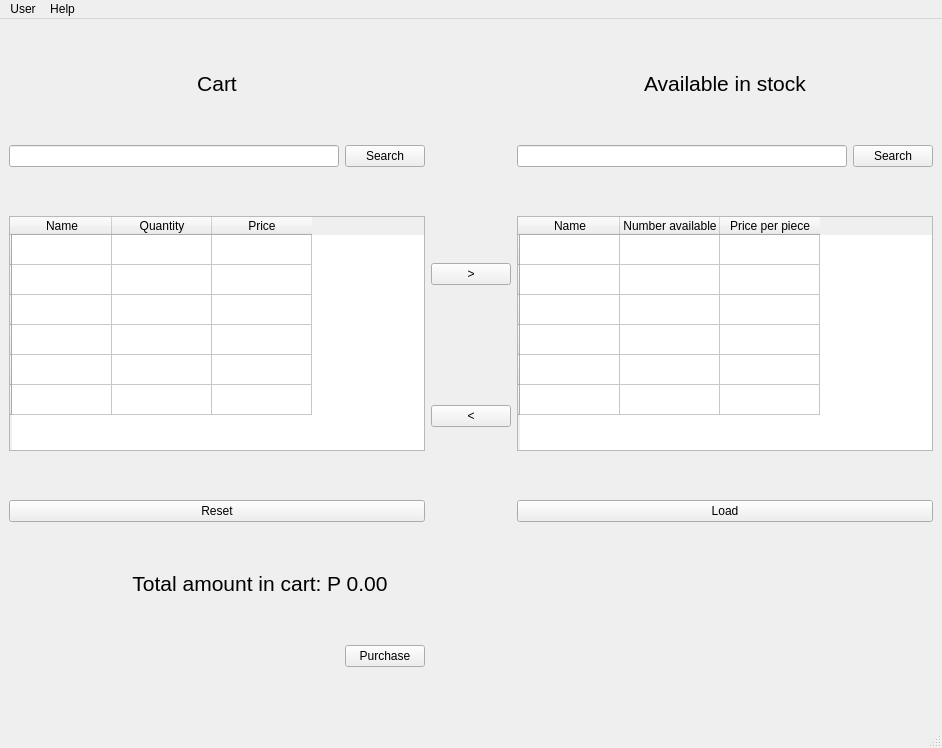
<?xml version="1.0" encoding="UTF-8"?>
<ui version="4.0">
 <class>MainWindow</class>
 <widget class="QMainWindow" name="MainWindow">
  <property name="geometry">
   <rect>
    <x>0</x>
    <y>0</y>
    <width>942</width>
    <height>748</height>
   </rect>
  </property>
  <property name="windowTitle">
   <string>MainWindow</string>
  </property>
  <widget class="QWidget" name="centralwidget">
   <layout class="QGridLayout" name="gridLayout">
    <item row="1" column="3">
     <widget class="QLineEdit" name="lineEdit_2"/>
    </item>
    <item row="1" column="4">
     <widget class="QPushButton" name="btn_Load_5">
      <property name="sizePolicy">
       <sizepolicy hsizetype="Minimum" vsizetype="Fixed">
        <horstretch>0</horstretch>
        <verstretch>0</verstretch>
       </sizepolicy>
      </property>
      <property name="text">
       <string>Search</string>
      </property>
     </widget>
    </item>
    <item row="3" column="2">
     <widget class="QPushButton" name="pushButton">
      <property name="text">
       <string>&lt;</string>
      </property>
     </widget>
    </item>
    <item row="4" column="0" colspan="2">
     <widget class="QPushButton" name="btn_Load_3">
      <property name="sizePolicy">
       <sizepolicy hsizetype="Minimum" vsizetype="Fixed">
        <horstretch>0</horstretch>
        <verstretch>0</verstretch>
       </sizepolicy>
      </property>
      <property name="text">
       <string>Reset</string>
      </property>
     </widget>
    </item>
    <item row="4" column="3" colspan="2">
     <widget class="QPushButton" name="btn_Load">
      <property name="text">
       <string>Load</string>
      </property>
     </widget>
    </item>
    <item row="0" column="3" colspan="2">
     <widget class="QLabel" name="label_2">
      <property name="font">
       <font>
        <family>Arial</family>
        <pointsize>16</pointsize>
       </font>
      </property>
      <property name="text">
       <string>Available in stock</string>
      </property>
      <property name="alignment">
       <set>Qt::AlignCenter</set>
      </property>
     </widget>
    </item>
    <item row="2" column="2">
     <widget class="QPushButton" name="pushButton_2">
      <property name="text">
       <string>&gt;</string>
      </property>
     </widget>
    </item>
    <item row="2" column="0" rowspan="2" colspan="2">
     <widget class="QTableWidget" name="tableWidget_3">
      <property name="sizePolicy">
       <sizepolicy hsizetype="Expanding" vsizetype="Minimum">
        <horstretch>0</horstretch>
        <verstretch>0</verstretch>
       </sizepolicy>
      </property>
      <attribute name="horizontalHeaderMinimumSectionSize">
       <number>49</number>
      </attribute>
      <row>
       <property name="text">
        <string/>
       </property>
      </row>
      <row>
       <property name="text">
        <string/>
       </property>
      </row>
      <row>
       <property name="text">
        <string/>
       </property>
      </row>
      <row>
       <property name="text">
        <string/>
       </property>
      </row>
      <row>
       <property name="text">
        <string/>
       </property>
      </row>
      <row>
       <property name="text">
        <string/>
       </property>
      </row>
      <column>
       <property name="text">
        <string>Name</string>
       </property>
      </column>
      <column>
       <property name="text">
        <string>Quantity</string>
       </property>
      </column>
      <column>
       <property name="text">
        <string>Price</string>
       </property>
      </column>
      <item row="0" column="0">
       <property name="text">
        <string/>
       </property>
      </item>
     </widget>
    </item>
    <item row="0" column="0" colspan="2">
     <widget class="QLabel" name="label">
      <property name="sizePolicy">
       <sizepolicy hsizetype="Preferred" vsizetype="Fixed">
        <horstretch>0</horstretch>
        <verstretch>0</verstretch>
       </sizepolicy>
      </property>
      <property name="font">
       <font>
        <family>Arial</family>
        <pointsize>16</pointsize>
       </font>
      </property>
      <property name="text">
       <string>Cart</string>
      </property>
      <property name="alignment">
       <set>Qt::AlignCenter</set>
      </property>
     </widget>
    </item>
    <item row="2" column="3" rowspan="2" colspan="2">
     <widget class="QTableWidget" name="tableWidget_2">
      <property name="sizePolicy">
       <sizepolicy hsizetype="Expanding" vsizetype="Minimum">
        <horstretch>0</horstretch>
        <verstretch>0</verstretch>
       </sizepolicy>
      </property>
      <attribute name="horizontalHeaderMinimumSectionSize">
       <number>49</number>
      </attribute>
      <row>
       <property name="text">
        <string/>
       </property>
      </row>
      <row>
       <property name="text">
        <string/>
       </property>
      </row>
      <row>
       <property name="text">
        <string/>
       </property>
      </row>
      <row>
       <property name="text">
        <string/>
       </property>
      </row>
      <row>
       <property name="text">
        <string/>
       </property>
      </row>
      <row>
       <property name="text">
        <string/>
       </property>
      </row>
      <column>
       <property name="text">
        <string>Name</string>
       </property>
      </column>
      <column>
       <property name="text">
        <string>Number available</string>
       </property>
      </column>
      <column>
       <property name="text">
        <string>Price per piece</string>
       </property>
      </column>
      <item row="0" column="0">
       <property name="text">
        <string/>
       </property>
      </item>
     </widget>
    </item>
    <item row="5" column="0" colspan="3">
     <widget class="QLabel" name="label_3">
      <property name="sizePolicy">
       <sizepolicy hsizetype="Preferred" vsizetype="Fixed">
        <horstretch>0</horstretch>
        <verstretch>0</verstretch>
       </sizepolicy>
      </property>
      <property name="font">
       <font>
        <family>Arial</family>
        <pointsize>16</pointsize>
       </font>
      </property>
      <property name="text">
       <string>Total amount in cart: P 0.00</string>
      </property>
      <property name="alignment">
       <set>Qt::AlignCenter</set>
      </property>
     </widget>
    </item>
    <item row="1" column="1">
     <widget class="QPushButton" name="btn_Load_4">
      <property name="sizePolicy">
       <sizepolicy hsizetype="Minimum" vsizetype="Fixed">
        <horstretch>0</horstretch>
        <verstretch>0</verstretch>
       </sizepolicy>
      </property>
      <property name="text">
       <string>Search</string>
      </property>
     </widget>
    </item>
    <item row="1" column="0">
     <widget class="QLineEdit" name="lineEdit"/>
    </item>
    <item row="6" column="1">
     <widget class="QPushButton" name="btn_Load_2">
      <property name="sizePolicy">
       <sizepolicy hsizetype="Minimum" vsizetype="Fixed">
        <horstretch>0</horstretch>
        <verstretch>0</verstretch>
       </sizepolicy>
      </property>
      <property name="text">
       <string>Purchase</string>
      </property>
     </widget>
    </item>
   </layout>
  </widget>
  <widget class="QMenuBar" name="menubar">
   <property name="geometry">
    <rect>
     <x>0</x>
     <y>0</y>
     <width>942</width>
     <height>26</height>
    </rect>
   </property>
   <widget class="QMenu" name="menuUser">
    <property name="title">
     <string>User</string>
    </property>
    <addaction name="actionChange_User"/>
   </widget>
   <widget class="QMenu" name="menuHelp">
    <property name="title">
     <string>Help</string>
    </property>
    <addaction name="actionAbout"/>
    <addaction name="actionHelp"/>
   </widget>
   <addaction name="menuUser"/>
   <addaction name="menuHelp"/>
  </widget>
  <widget class="QStatusBar" name="statusbar"/>
  <action name="actionAbout">
   <property name="text">
    <string>About</string>
   </property>
  </action>
  <action name="actionHelp">
   <property name="text">
    <string>Help</string>
   </property>
  </action>
  <action name="actionChange_User">
   <property name="text">
    <string>Change User</string>
   </property>
  </action>
 </widget>
 <resources/>
 <connections/>
</ui>
